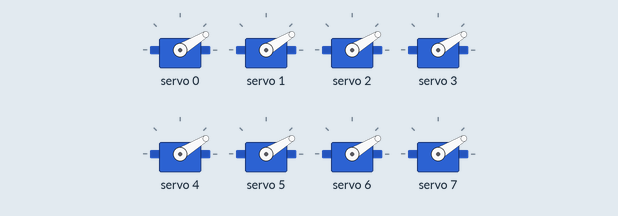
A sketch run on a simulated Arduino Uno, built with avr-gcc and run on an emulated ATmega328P. Shown: 8 × servo. What the sketch prints to the serial monitor is not drawn.

Above: at 0.05 s.
At 0.4 s:
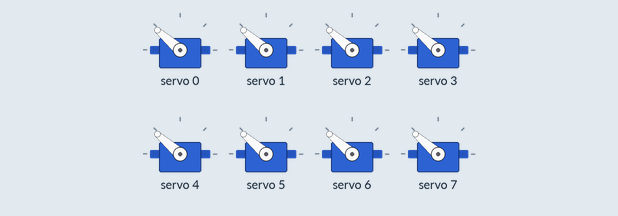
Timing chart, 0 to 3.0 s (numbered marks = the images above):
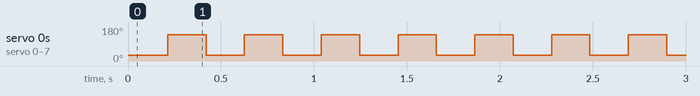

The sketch:

GalileoServoShield.ino
```cpp
#include <Wire.h>
#include <Adafruit_PWMServoDriver.h>

// called this way, it uses the default address 0x40
Adafruit_PWMServoDriver pwm = Adafruit_PWMServoDriver();

#define SERVOMIN  100 // this is the 'minimum' pulse length count (out of 4096)
#define SERVOMAX  560 // this is the 'maximum' pulse length count (out of 4096)
uint8_t servonum = 0;
uint16_t pulseLength = 0;
uint16_t pulselength0 = 0;
uint16_t pulselength1 = 0;
uint16_t pulselength2 = 0;
uint16_t pulselength3 = 0;
uint16_t pulselength4 = 0;
uint16_t pulselength5 = 0;
uint16_t pulselength6 = 0;
uint16_t pulselength7 = 0;

uint16_t amplitude[8] = {90, 90, 90, 90, 90, 90, 90, 90};
uint16_t amplitude2[8] = {0, 0, 0, 0, 0, 0, 0, 0};

void setup() {
  Serial.begin(9600);
  Serial.println("16 channel Servo test!");

  pwm.begin();

  pwm.setPWMFreq(50);  // Analog servos run at ~60 Hz updates
}

void loop() {
  // Drive each servo one at a time
// ------------- FOR PRODUCTION -------------
// for (uint8_t i=0; i<=7; i++)
// {
//    pulseLength = map(0, 0, 180, SERVOMIN, SERVOMAX);
//    pwm.setPWM(i, 0, pulseLength);
// }
//
// delay(delayTime);

// ------------- FOR TESTING -------------
  int delayTime = 200;
  int startDegree = 30;
  int endDegree = 120;
//  bool doEnd = true;
  bool doEnd = true;

  pulselength0 = map(startDegree, 0, 180, SERVOMIN, SERVOMAX);
  pwm.setPWM(0, 0, pulselength0);
  pulselength1 = map(startDegree, 0, 180, SERVOMIN, SERVOMAX);
  pwm.setPWM(1, 0, pulselength1);
  pulselength2 = map(startDegree, 0, 180, SERVOMIN, SERVOMAX);
  pwm.setPWM(2, 0, pulselength2);
  pulselength3 = map(startDegree, 0, 180, SERVOMIN, SERVOMAX);
  pwm.setPWM(3, 0, pulselength3);
  pulselength4 = map(startDegree, 0, 180, SERVOMIN, SERVOMAX);
  pwm.setPWM(4, 0, pulselength4);
  pulselength5 = map(startDegree, 0, 180, SERVOMIN, SERVOMAX);
  pwm.setPWM(5, 0, pulselength5);
  pulselength6 = map(startDegree, 0, 180, SERVOMIN, SERVOMAX);
  pwm.setPWM(6, 0, pulselength6);
  pulselength7 = map(startDegree, 0, 180, SERVOMIN, SERVOMAX);
  pwm.setPWM(7, 0, pulselength7);
  delay(delayTime);

  if(doEnd)
  {
    pulselength0 = map(endDegree, 0, 180, SERVOMIN, SERVOMAX);
    pwm.setPWM(0, 0, pulselength0);
    pulselength1 = map(endDegree, 0, 180, SERVOMIN, SERVOMAX);
    pwm.setPWM(1, 0, pulselength1);
    pulselength2 = map(endDegree, 0, 180, SERVOMIN, SERVOMAX);
    pwm.setPWM(2, 0, pulselength2);
    pulselength3 = map(endDegree, 0, 180, SERVOMIN, SERVOMAX);
    pwm.setPWM(3, 0, pulselength3);
    pulselength4 = map(endDegree, 0, 180, SERVOMIN, SERVOMAX);
    pwm.setPWM(4, 0, pulselength4);
    pulselength5 = map(endDegree, 0, 180, SERVOMIN, SERVOMAX);
    pwm.setPWM(5, 0, pulselength5);
    pulselength6 = map(endDegree, 0, 180, SERVOMIN, SERVOMAX);
    pwm.setPWM(6, 0, pulselength6);
    pulselength7 = map(endDegree, 0, 180, SERVOMIN, SERVOMAX);
    pwm.setPWM(7, 0, pulselength7);
    delay(delayTime);
  }

}
```

Measured:
- by itself, servo 0–7: alternates 139° for 0.21 s and 31° for 0.21 s
